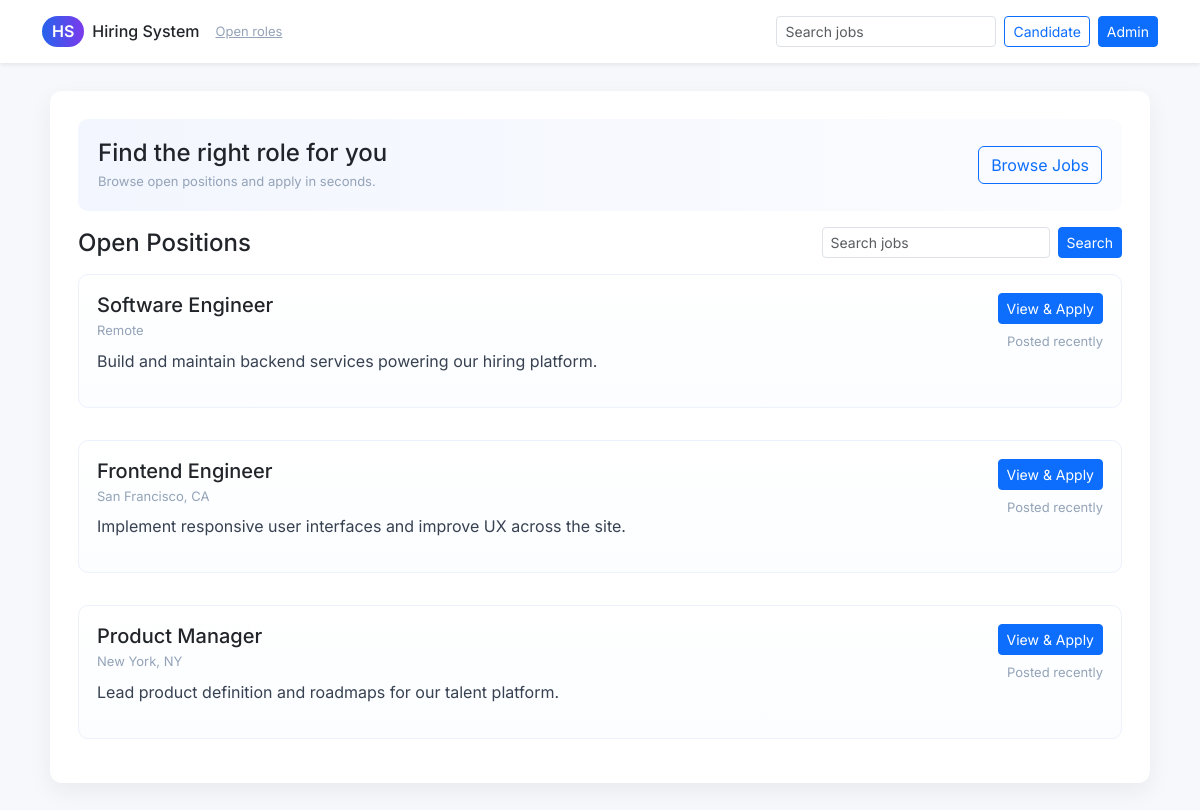
Page /jobs on the committed database.
### models.py (models this page shows)
class Job(Base):
    __tablename__ = 'jobs'
    id = Column(Integer, primary_key=True)
    title = Column(String(255), nullable=False)
    description = Column(Text)
    location = Column(String(255))
    responsibilities = Column(JSON, nullable=True)  # JSON list
    qualifications = Column(JSON, nullable=True)    # JSON list
    created_at = Column(DateTime(timezone=True), server_default=func.now())

### app.py (the view, shortened to what this page needs)
@app.route('/jobs', methods=['GET', 'POST'])
def jobs():
    session = SessionLocal()
    if request.method == 'GET':
        q = request.args.get('q', '').strip()
        if q:
            jobs = session.query(Job).filter(Job.title.ilike(f"%{q}%")).all()
        else:
            jobs = session.query(Job).all()
        out = []
        for j in jobs:
            out.append({'id': j.id, 'title': j.title, 'description': j.description, 'location': j.location})
        if request.accept_mimetypes.best == 'text/html' or request.headers.get('Accept', '').find('text/html') != -1:
            return render_template('jobs.html', jobs=out, query=q)
        return jsonify(out)

### templates/jobs.html
{% extends 'base.html' %}
{% block content %}
  <div class="d-flex justify-content-between align-items-center mb-3">
    <h2 class="h4 mb-0">Open Positions</h2>
    <form class="d-flex" method="get" action="/jobs">
      <input name="q" class="form-control form-control-sm me-2" placeholder="Search jobs" value="{{ query or '' }}">
      <button class="btn btn-sm btn-primary" type="submit">Search</button>
    </form>
  </div>
  {% if jobs %}
    <div class="row g-3">
    {% for job in jobs %}
      <div class="col-12">
        <div class="job-card d-flex justify-content-between align-items-start">
          <div style="max-width:78%">
            <h3 class="h5 mb-1">{{ job.title }}</h3>
            <div class="small-muted mb-2">{{ job.location }}</div>
            <p class="job-excerpt">{{ job.description[:260] }}{% if job.description|length > 260 %}…{% endif %}</p>
          </div>
          <div class="text-end">
            <a class="btn btn-primary btn-sm mb-2" href="/jobs/{{ job.id }}">View & Apply</a>
            <div class="small-muted">Posted recently</div>
          </div>
        </div>
      </div>
    {% endfor %}
    </div>
  {% else %}
    <div class="alert alert-secondary">No jobs found.</div>
  {% endif %}
{% endblock %}

### templates/base.html (shortened to what this page needs)
<!doctype html>
<html lang="en">
  <head>
    <link href="https://cdn.jsdelivr.net/npm/bootstrap@5.3.2/dist/css/bootstrap.min.css" rel="stylesheet">
    <link href="https://cdn.jsdelivr.net/npm/bootstrap-icons@1.11.3/font/bootstrap-icons.css" rel="stylesheet">
  </head>
  <body>
    <div class="container-fluid bg-white shadow-sm">
      <nav class="container d-flex justify-content-between align-items-center py-3">
        <div class="d-flex align-items-center gap-3">
          <a class="navbar-brand h4 mb-0 d-flex align-items-center gap-2" href="/">
            <span class="brand-badge">HS</span>
            <span class="fw-600">Hiring System</span>
          </a>
          <a class="small-muted" href="/jobs">Open roles</a>
        </div>
        <div class="d-flex align-items-center gap-2">
          <form method="get" action="/jobs" class="d-none d-md-flex">
            <input name="q" class="form-control form-control-sm" placeholder="Search jobs" style="width:220px">
          </form>
          {% if request.cookies.get('candidate_token') %}
            <a class="btn btn-sm btn-outline-secondary" href="/candidate/logout">Logout</a>
          {% else %}
            <a class="btn btn-sm btn-outline-primary" href="/candidate/login">Candidate</a>
          {% endif %}
          {% if request.cookies.get('token') %}
            <a class="btn btn-sm btn-outline-secondary" href="/admin/logout">Admin</a>
          {% else %}
            <a class="btn btn-sm btn-primary" href="/admin/login">Admin</a>
          {% endif %}
        </div>
      </nav>
    </div>
    <main class="site-wrapper">
      <div class="site-card">
        <div class="hero d-flex justify-content-between align-items-center mb-3">
          <div>
            <h1 class="h4 mb-1">Find the right role for you</h1>
            <div class="small-muted">Browse open positions and apply in seconds.</div>
          </div>
          <div class="text-end">
            <a class="btn btn-outline-primary" href="/jobs">Browse Jobs</a>
          </div>
        </div>
        {% block content %}{% endblock %}
      </div>
    </main>
  </body>
</html>

### templates/base.html (style rules this page uses)
:root { --brand: #2563eb; --muted: #6b7280; }
body { font-family: Inter, system-ui, -apple-system, "Segoe UI", Roboto, "Helvetica Neue", Arial; background: #f6f8fb; }
.site-wrapper { max-width: 1100px; margin: 28px auto; }
.site-card { background: #fff; padding: 28px; border-radius: 12px; box-shadow: 0 8px 24px rgba(15,23,42,0.06); }
a { color: var(--brand) }
.job-card { border: 1px solid #ecf1fb; padding: 18px; border-radius: 10px; margin-bottom: 16px; background: linear-gradient(180deg,#ffffff,#fbfdff); }
.hero { background: linear-gradient(90deg, rgba(37,99,235,0.06), rgba(37,99,235,0.02)); padding: 20px; border-radius: 10px; margin-bottom: 18px; }
.brand-badge { background: linear-gradient(90deg,#2563eb,#7c3aed); color: #fff; padding: 6px 10px; border-radius: 999px; font-weight:600 }
.job-excerpt { color: #374151 }
.small-muted { color: #94a3b8; font-size: 13px }

### rows in the picture
Job: title "Software Engineer", location "Remote", description "Build and maintain backend services powering our hiring platform."
Job: title "Frontend Engineer", location "San Francisco, CA", description "Implement responsive user interfaces and improve UX across the site."
Job: title "Product Manager", location "New York, NY", description "Lead product definition and roadmaps for our talent platform."
